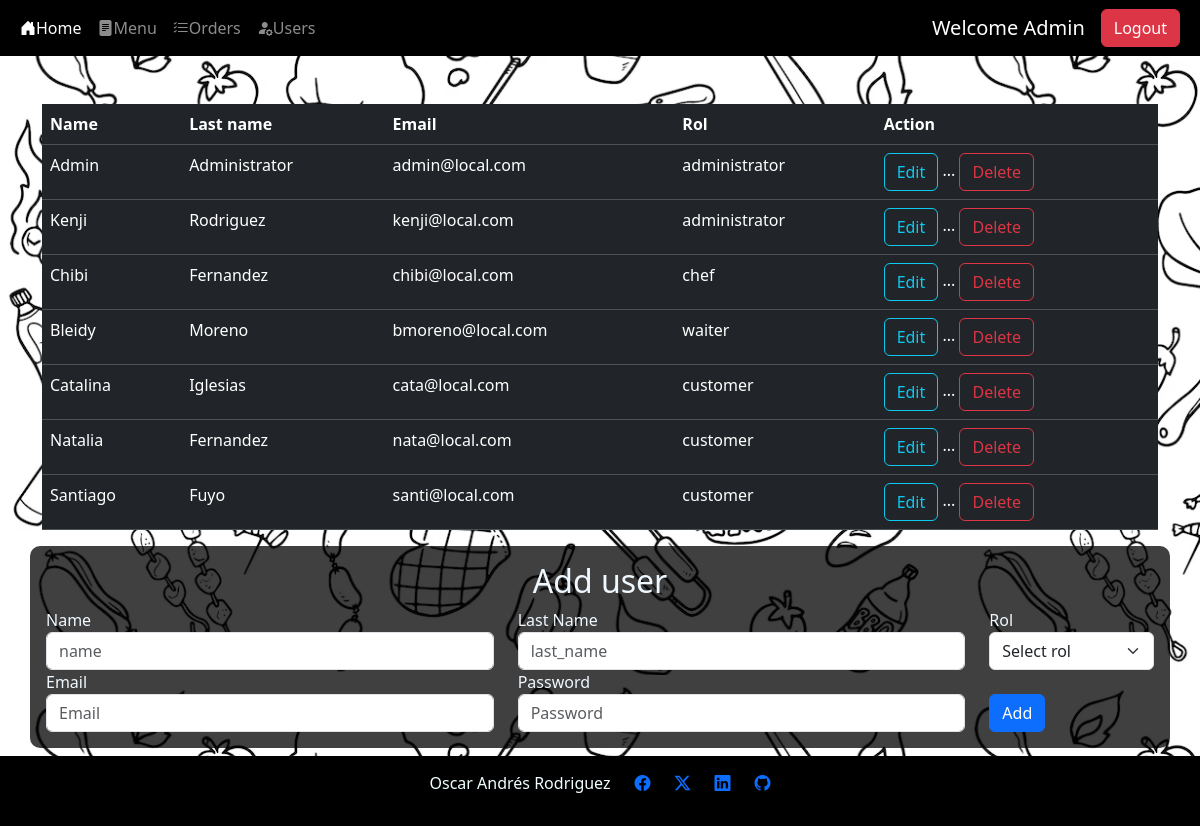
Page /users/users (signed in) on the committed database.
### src/db/db_models.py (models this page shows)
class Users(Base):
    __tablename__ = "users"
    id = Column(Integer,primary_key=True, index=True)
    name = Column(String)
    last_name = Column(String)
    email = Column(String, unique=True, index=True, nullable=False)
    password = Column(String, nullable=False)
    rol_id = Column(Integer, ForeignKey('roles.id'), nullable=True)

class Roles(Base):
    __tablename__ = "roles"
    id = Column(Integer,primary_key=True, index=True)
    name = Column(String, nullable=False)

### src/routes/users.py (the view)
@router.get('/users',response_class=HTMLResponse)
def get_users_page(request: Request,response:Response, db: Session = Depends(get_db)):
    print("loading users page")
    user, body = get_current_user(request=request, db=db)
    if user is None:
        return RedirectResponse(url="/home",status_code=status.HTTP_307_TEMPORARY_REDIRECT)
    if user.rol_id != 1:
        print("Unauthorized user getting back to home page")
        return RedirectResponse(url="/home",status_code=status.HTTP_307_TEMPORARY_REDIRECT)
    users = db.query(Users.id,Users.name, Users.last_name, Users.email, Roles.name.label('rol'))\
                .join(Roles, Roles.id == Users.rol_id)
    body["users"] = users
    return templates.TemplateResponse("users.html", body)

### templates/users.html (shortened to what this page needs)
{% extends "layout.html" %}
{% block content %}
<div class="container align-content-center mt-5" >
    <table class="table table-dark table-hover ">
        <thead>
            <tr>
                <th>Name</th>
                <th>Last name</th>
                <th>Email</th>
                <th>Rol</th>
                <th>Action</th>
            </tr>
        </thead>
        <tbody>
            {% for user in users %}
            <tr>
                <td> {{user.name | title}} </td>
                <td> {{user.last_name | title }} </td>
                <td> {{user.email}}</td>
                <td> {{user.rol}}</td>
                <td>
                    <a class="btn btn-outline-info" href="/users/update_user/{{ user.id }}">Edit</a>
                    <span>...</span>
                    <button type="button" class="btn btn-outline-danger" data-bs-toggle="modal" data-bs-target="#staticBackdrop{{user.id}}">
                        Delete
                    </button>
                </td>
            </tr>
            {% endfor %}
        </tbody>
    </table>
</div>
<div class="container align-content-center bg-black bg-opacity-75 p-3" style="color: aliceblue; border-radius: 10px;">
    <h2 class="text-center">Add user</h2>
    <form action="/users/users" method="post">
        <div class="row align-items-center">
            <div class="col-md-5 ">
                <label for="name">Name</label>
                <input type="text" class="form-control" name="name" id="name" placeholder="name">
            </div>
            <div class=" col-md-5">
                <label for="last_name">Last Name</label>
                <input type="text" class="form-control" name="last_name" id="last_name" placeholder="last_name">
            </div>
            <div class=" col-md-2">
                <label for="rol">Rol</label>
                <select name="rol" id="rol" class="form-select">
                    <option selected>Select rol</option>
                </select>
            </div>
        </div>
        <div class="row align-items-center">
            <div class="col-5">
                <label for="email">Email</label>
                <input type="email" class="form-control" name="email" id="email" placeholder="Email">
            </div>
            <div class="col-5">
                <label for="password">Password</label>
                <input type="password" class="form-control" name="password" id="password" placeholder="Password">
            </div>
            <div class="col-auto pt-4">
                <button type="submit" class="btn btn-primary ">Add</button>
            </div>
        </div>
    </form>
</div>
{% endblock %}

### templates/layout.html (shortened to what this page needs)
<!DOCTYPE html>
<html lang="en">
<head>
  <link rel="stylesheet" href="https://cdn.jsdelivr.net/npm/bootstrap-icons@1.11.1/font/bootstrap-icons.css">
  <link href="https://cdn.jsdelivr.net/npm/bootstrap@5.3.2/dist/css/bootstrap.min.css"
  rel="stylesheet"
>
  <link rel="stylesheet" href="/static/styles.css">
</head>
<body>
  {% include 'nav-bar.html' %}
  <div class="container-fluid">
    {% block content %}
    {% endblock %}
  </div>
{% include 'footer.html' %}
  </body>
  </html>

### templates/nav-bar.html (shortened to what this page needs)
<nav class="navbar navbar-expand-lg navbar-dark bg-black ">
    <div class="container-fluid">
      <div class="collapse navbar-collapse" id="navbarSupportedContent">
        <ul class="navbar-nav me-auto mb-2 mb-lg-0">
          <li class="nav-item">
            <a class="nav-link active" aria-current="page" href="/home"> <i class="bi-house-door-fill"></i>Home</a>
          </li>
        {% if session %}
          <li class="nav-item">
            <a class="nav-link" href="/menu"> <i class="bi-file-text-fill"></i>Menu</a>
          </li>
          <li class="nav-item">
            <a class="nav-link" href="/orders"> <i class="bi-list-check"></i>Orders</a>
          </li>
        {% endif %}
        {% if rol == 1%}
          <li class="nav-item">
            <a class="nav-link" href="/users/users"> <i class="bi-person-fill-gear"></i>Users</a>
          </li>
        {% endif %}
      </ul>
      {% if USERNAME  %}
      <a class="navbar-brand">Welcome {{ USERNAME | title }}</a>
      {% endif %}
        {% if session == True %}
        <form class="d-flex" role="logout" method="post" action="/logout">
          <button class="btn btn-danger me-2" href="/logout" type="submit">Logout</button>
        </form>
          {% else %}
          <a class="btn btn-success me-2" href="/login">Login</a>
          <a class="btn btn-info me-2" href="/register">Register</a>
          {% endif %}
      </div>
    </div>
  </nav>

### templates/footer.html
<footer class="container-fluid  mt-2  " >
    <div class="row justify-content-center ">
      <p class="col-auto">Oscar Andrés Rodriguez</p>
      <a class="col-auto" href="https://www.facebook.com/Andres.kenji" target="_blank" ><i class="bi-facebook"></i></a>
      <a class="col-auto" href="https://twitter.com/Kenji_Andres" target="_blank" ><i class="bi-twitter-x"></i></a>
      <a class="col-auto" href="https://www.linkedin.com/in/oarf/" target="_blank"><i class="bi-linkedin"></i></a>
      <a class="col-auto" href="https://github.com/AndresKenji" target="_blank" ><i class="bi-github"></i></a>
    </div>
</footer>

### static/styles.css (style rules this page uses)
body { background-image: url("/static/food.png"); }
footer { background-color: #000000; color: azure; padding: 15px; }

### rows in the picture
Users: name "Admin", last_name "Administrator", email "admin@local.com", rol "administrator"
Users: name "Kenji", last_name "Rodriguez", email "kenji@local.com", rol "administrator"
Users: name "Chibi", last_name "Fernandez", email "chibi@local.com", rol "chef"
Users: name "Bleidy", last_name "Moreno", email "bmoreno@local.com", rol "waiter"
Users: name "Catalina", last_name "Iglesias", email "cata@local.com", rol "customer"
Users: name "Natalia", last_name "Fernandez", email "nata@local.com", rol "customer"
Users: name "Santiago", last_name "Fuyo", email "santi@local.com", rol "customer"
